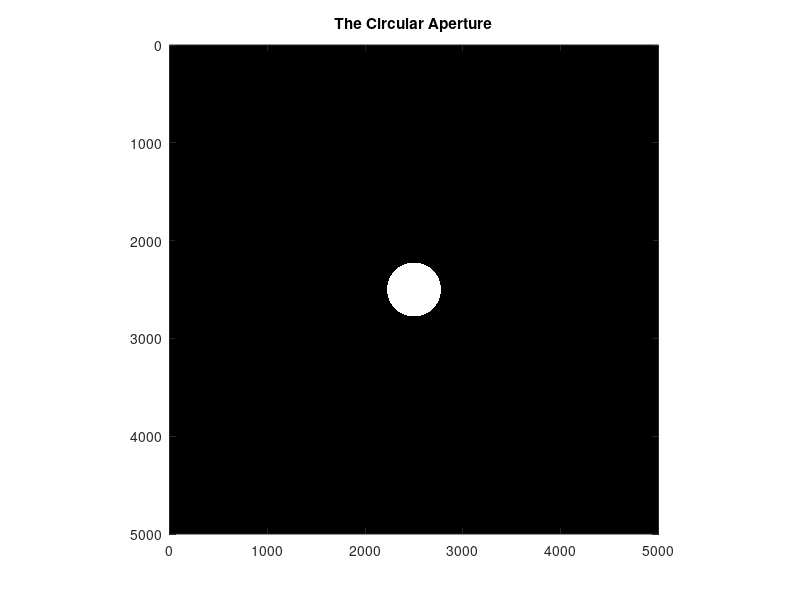

The MATLAB script that drew this image:
% Draw A Circular Aperture:
function ap = circleAP
% Define Aperture field
apl = 5000; % Size of the aperture field
ap = zeros(apl); % Define actual aperture plane

% Define the center and the radius of the circle:
circle_xcenter = apl / 2;
circle_ycenter = apl / 2;
r = 275; % The radius is 275 pixels.

% Create a grid of (x,y) coordinates
[X, Y] = meshgrid(1:apl, 1:apl);

% Calculate the distance from the center to each point in the grid
distances = sqrt((X - circle_xcenter).^2 + (Y - circle_ycenter).^2);

% Set the points within the specified radius to 1
ap(distances <= r) = 1;


figure;
imagesc(ap);
colormap gray;
axis equal;
axis([0 apl 0 apl]);
title('The Circular Aperture');

end;
